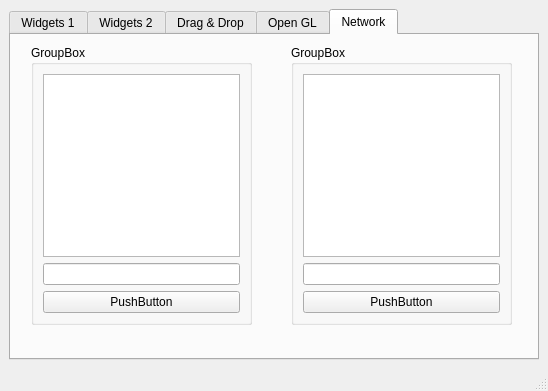
<?xml version="1.0" encoding="UTF-8"?>
<ui version="4.0">
 <class>MainWindow</class>
 <widget class="QMainWindow" name="MainWindow">
  <property name="geometry">
   <rect>
    <x>0</x>
    <y>0</y>
    <width>548</width>
    <height>391</height>
   </rect>
  </property>
  <property name="minimumSize">
   <size>
    <width>300</width>
    <height>300</height>
   </size>
  </property>
  <property name="windowTitle">
   <string>MainWindow</string>
  </property>
  <widget class="QWidget" name="centralwidget">
   <layout class="QGridLayout" name="gridLayout">
    <item row="0" column="1">
     <widget class="QTabWidget" name="tabWidget_1">
      <property name="font">
       <font>
        <weight>50</weight>
        <bold>false</bold>
       </font>
      </property>
      <property name="acceptDrops">
       <bool>true</bool>
      </property>
      <property name="currentIndex">
       <number>4</number>
      </property>
      <widget class="QWidget" name="tab_widgets_1">
       <property name="toolTip">
        <string/>
       </property>
       <property name="statusTip">
        <string/>
       </property>
       <attribute name="title">
        <string>Widgets 1</string>
       </attribute>
       <layout class="QVBoxLayout" name="verticalLayout">
        <item>
         <layout class="QVBoxLayout" name="verticalLayout_tab_1">
          <item>
           <widget class="QTabWidget" name="tabWidget_2">
            <property name="accessibleName">
             <string/>
            </property>
            <property name="currentIndex">
             <number>0</number>
            </property>
            <widget class="QWidget" name="tab_tree">
             <property name="statusTip">
              <string/>
             </property>
             <attribute name="title">
              <string>Tree</string>
             </attribute>
             <layout class="QHBoxLayout" name="horizontalLayout">
              <item>
               <layout class="QVBoxLayout" name="verticalLayout_2">
                <item>
                 <widget class="QTreeWidget" name="treeWidget">
                  <column>
                   <property name="text">
                    <string>Header 1</string>
                   </property>
                  </column>
                  <column>
                   <property name="text">
                    <string>New Column</string>
                   </property>
                  </column>
                  <item>
                   <property name="text">
                    <string>Item1</string>
                   </property>
                   <item>
                    <property name="text">
                     <string>Subitem1</string>
                    </property>
                   </item>
                  </item>
                 </widget>
                </item>
               </layout>
              </item>
             </layout>
            </widget>
            <widget class="QWidget" name="tab_calendar">
             <property name="statusTip">
              <string/>
             </property>
             <attribute name="title">
              <string>Calendar</string>
             </attribute>
             <layout class="QVBoxLayout" name="verticalLayout_3">
              <item>
               <widget class="QDateEdit" name="dateEdit">
                <property name="alignment">
                 <set>Qt::AlignCenter</set>
                </property>
               </widget>
              </item>
              <item>
               <widget class="QCalendarWidget" name="calendarWidget"/>
              </item>
             </layout>
            </widget>
           </widget>
          </item>
         </layout>
        </item>
       </layout>
      </widget>
      <widget class="QWidget" name="tab_widgets_2">
       <property name="toolTip">
        <string/>
       </property>
       <property name="statusTip">
        <string/>
       </property>
       <attribute name="title">
        <string>Widgets 2</string>
       </attribute>
       <layout class="QGridLayout" name="gridLayout_2">
        <item row="2" column="1">
         <spacer name="verticalSpacer_2">
          <property name="orientation">
           <enum>Qt::Vertical</enum>
          </property>
          <property name="sizeType">
           <enum>QSizePolicy::Maximum</enum>
          </property>
          <property name="sizeHint" stdset="0">
           <size>
            <width>20</width>
            <height>140</height>
           </size>
          </property>
         </spacer>
        </item>
        <item row="3" column="0" colspan="2">
         <widget class="QProgressBar" name="progressBar">
          <property name="value">
           <number>24</number>
          </property>
         </widget>
        </item>
        <item row="0" column="0">
         <widget class="QGroupBox" name="groupBox">
          <property name="title">
           <string>Progress Bar</string>
          </property>
          <widget class="QWidget" name="layoutWidget">
           <property name="geometry">
            <rect>
             <x>20</x>
             <y>30</y>
             <width>114</width>
             <height>65</height>
            </rect>
           </property>
           <layout class="QVBoxLayout" name="verticalLayout_4">
            <item>
             <widget class="QRadioButton" name="radioButton_start">
              <property name="statusTip">
               <string>Start the Progress Bar</string>
              </property>
              <property name="text">
               <string>Start</string>
              </property>
              <property name="checked">
               <bool>true</bool>
              </property>
             </widget>
            </item>
            <item>
             <widget class="QRadioButton" name="radioButton_stop">
              <property name="statusTip">
               <string>Stop the Progress Bar</string>
              </property>
              <property name="text">
               <string>Stop</string>
              </property>
             </widget>
            </item>
            <item>
             <widget class="QRadioButton" name="radioButton_reset">
              <property name="statusTip">
               <string>Reset the Progress Bar</string>
              </property>
              <property name="text">
               <string>Reset</string>
              </property>
             </widget>
            </item>
           </layout>
          </widget>
         </widget>
        </item>
        <item row="0" column="1">
         <widget class="QGroupBox" name="groupBox_2">
          <property name="title">
           <string>Move the Dial</string>
          </property>
          <widget class="QWidget" name="verticalLayoutWidget">
           <property name="geometry">
            <rect>
             <x>10</x>
             <y>30</y>
             <width>61</width>
             <height>71</height>
            </rect>
           </property>
           <layout class="QVBoxLayout" name="verticalLayout_5">
            <item>
             <widget class="QDial" name="dial"/>
            </item>
           </layout>
          </widget>
          <widget class="QWidget" name="verticalLayoutWidget_2">
           <property name="geometry">
            <rect>
             <x>90</x>
             <y>20</y>
             <width>91</width>
             <height>80</height>
            </rect>
           </property>
           <layout class="QVBoxLayout" name="verticalLayout_6">
            <item>
             <widget class="QLCDNumber" name="lcdNumber">
              <property name="palette">
               <palette>
                <active>
                 <colorrole role="WindowText">
                  <brush brushstyle="SolidPattern">
                   <color alpha="255">
                    <red>0</red>
                    <green>0</green>
                    <blue>255</blue>
                   </color>
                  </brush>
                 </colorrole>
                </active>
                <inactive>
                 <colorrole role="WindowText">
                  <brush brushstyle="SolidPattern">
                   <color alpha="255">
                    <red>0</red>
                    <green>0</green>
                    <blue>255</blue>
                   </color>
                  </brush>
                 </colorrole>
                </inactive>
                <disabled>
                 <colorrole role="WindowText">
                  <brush brushstyle="SolidPattern">
                   <color alpha="255">
                    <red>120</red>
                    <green>120</green>
                    <blue>120</blue>
                   </color>
                  </brush>
                 </colorrole>
                </disabled>
               </palette>
              </property>
              <property name="digitCount">
               <number>2</number>
              </property>
              <property name="mode">
               <enum>QLCDNumber::Dec</enum>
              </property>
              <property name="segmentStyle">
               <enum>QLCDNumber::Flat</enum>
              </property>
             </widget>
            </item>
           </layout>
          </widget>
         </widget>
        </item>
        <item row="2" column="0">
         <layout class="QVBoxLayout" name="verticalLayout_7">
          <item>
           <widget class="QFontComboBox" name="fontComboBox"/>
          </item>
          <item>
           <widget class="QLabel" name="label">
            <property name="font">
             <font>
              <pointsize>14</pointsize>
             </font>
            </property>
            <property name="text">
             <string/>
            </property>
            <property name="alignment">
             <set>Qt::AlignCenter</set>
            </property>
           </widget>
          </item>
         </layout>
        </item>
       </layout>
      </widget>
      <widget class="QWidget" name="tab_drag_drop">
       <property name="acceptDrops">
        <bool>false</bool>
       </property>
       <attribute name="title">
        <string>Drag &amp;&amp; Drop</string>
       </attribute>
       <layout class="QGridLayout" name="gridLayout_3">
        <item row="0" column="0" colspan="2">
         <layout class="QHBoxLayout" name="horizontalLayout_2">
          <item>
           <widget class="QLineEdit" name="lineEdit">
            <property name="minimumSize">
             <size>
              <width>135</width>
              <height>0</height>
             </size>
            </property>
            <property name="dragEnabled">
             <bool>true</bool>
            </property>
           </widget>
          </item>
          <item>
           <widget class="QComboBox" name="comboBox">
            <property name="minimumSize">
             <size>
              <width>141</width>
              <height>0</height>
             </size>
            </property>
            <property name="acceptDrops">
             <bool>true</bool>
            </property>
            <property name="editable">
             <bool>true</bool>
            </property>
           </widget>
          </item>
          <item>
           <widget class="QPushButton" name="pushButton">
            <property name="minimumSize">
             <size>
              <width>161</width>
              <height>0</height>
             </size>
            </property>
            <property name="acceptDrops">
             <bool>true</bool>
            </property>
            <property name="text">
             <string>PushButton</string>
            </property>
           </widget>
          </item>
         </layout>
        </item>
        <item row="1" column="0">
         <widget class="QListWidget" name="listWidget">
          <property name="dragEnabled">
           <bool>true</bool>
          </property>
          <property name="dragDropMode">
           <enum>QAbstractItemView::DragDrop</enum>
          </property>
          <property name="selectionMode">
           <enum>QAbstractItemView::ExtendedSelection</enum>
          </property>
          <item>
           <property name="text">
            <string>Item 1</string>
           </property>
          </item>
          <item>
           <property name="text">
            <string>Item 2</string>
           </property>
          </item>
          <item>
           <property name="text">
            <string>Item 3</string>
           </property>
          </item>
          <item>
           <property name="text">
            <string>Item 4</string>
           </property>
          </item>
         </widget>
        </item>
        <item row="1" column="1">
         <widget class="QListWidget" name="listWidget_2">
          <property name="dragEnabled">
           <bool>true</bool>
          </property>
          <property name="dragDropMode">
           <enum>QAbstractItemView::DragDrop</enum>
          </property>
          <property name="selectionMode">
           <enum>QAbstractItemView::ExtendedSelection</enum>
          </property>
         </widget>
        </item>
       </layout>
      </widget>
      <widget class="QWidget" name="tab_gl">
       <attribute name="title">
        <string>Open GL</string>
       </attribute>
       <widget class="QFrame" name="frame_gl">
        <property name="geometry">
         <rect>
          <x>120</x>
          <y>10</y>
          <width>300</width>
          <height>300</height>
         </rect>
        </property>
        <property name="frameShape">
         <enum>QFrame::StyledPanel</enum>
        </property>
        <property name="frameShadow">
         <enum>QFrame::Raised</enum>
        </property>
       </widget>
      </widget>
      <widget class="QWidget" name="tab_network">
       <attribute name="title">
        <string>Network</string>
       </attribute>
       <widget class="QGroupBox" name="groupBox_3">
        <property name="geometry">
         <rect>
          <x>20</x>
          <y>10</y>
          <width>221</width>
          <height>280</height>
         </rect>
        </property>
        <property name="title">
         <string>GroupBox</string>
        </property>
        <layout class="QVBoxLayout" name="verticalLayout_8">
         <item>
          <widget class="QTextEdit" name="textEdit"/>
         </item>
         <item>
          <widget class="QLineEdit" name="lineEdit_2"/>
         </item>
         <item>
          <widget class="QPushButton" name="pushButton_2">
           <property name="text">
            <string>PushButton</string>
           </property>
          </widget>
         </item>
        </layout>
       </widget>
       <widget class="QGroupBox" name="groupBox_4">
        <property name="geometry">
         <rect>
          <x>280</x>
          <y>10</y>
          <width>221</width>
          <height>280</height>
         </rect>
        </property>
        <property name="title">
         <string>GroupBox</string>
        </property>
        <layout class="QVBoxLayout" name="verticalLayout_9">
         <item>
          <widget class="QTextEdit" name="textEdit_2"/>
         </item>
         <item>
          <widget class="QLineEdit" name="lineEdit_3"/>
         </item>
         <item>
          <widget class="QPushButton" name="pushButton_3">
           <property name="text">
            <string>PushButton</string>
           </property>
          </widget>
         </item>
        </layout>
       </widget>
      </widget>
     </widget>
    </item>
   </layout>
  </widget>
  <widget class="QStatusBar" name="statusbar">
   <property name="statusTip">
    <string>Status bar</string>
   </property>
  </widget>
 </widget>
 <tabstops>
  <tabstop>tabWidget_2</tabstop>
  <tabstop>treeWidget</tabstop>
  <tabstop>dateEdit</tabstop>
  <tabstop>calendarWidget</tabstop>
  <tabstop>radioButton_start</tabstop>
  <tabstop>radioButton_stop</tabstop>
  <tabstop>radioButton_reset</tabstop>
  <tabstop>dial</tabstop>
  <tabstop>fontComboBox</tabstop>
 </tabstops>
 <resources/>
 <connections>
  <connection>
   <sender>dial</sender>
   <signal>valueChanged(int)</signal>
   <receiver>lcdNumber</receiver>
   <slot>display(int)</slot>
   <hints>
    <hint type="sourcelabel">
     <x>303</x>
     <y>115</y>
    </hint>
    <hint type="destinationlabel">
     <x>385</x>
     <y>127</y>
    </hint>
   </hints>
  </connection>
  <connection>
   <sender>fontComboBox</sender>
   <signal>activated(QString)</signal>
   <receiver>label</receiver>
   <slot>setText(QString)</slot>
   <hints>
    <hint type="sourcelabel">
     <x>138</x>
     <y>177</y>
    </hint>
    <hint type="destinationlabel">
     <x>151</x>
     <y>253</y>
    </hint>
   </hints>
  </connection>
 </connections>
</ui>
